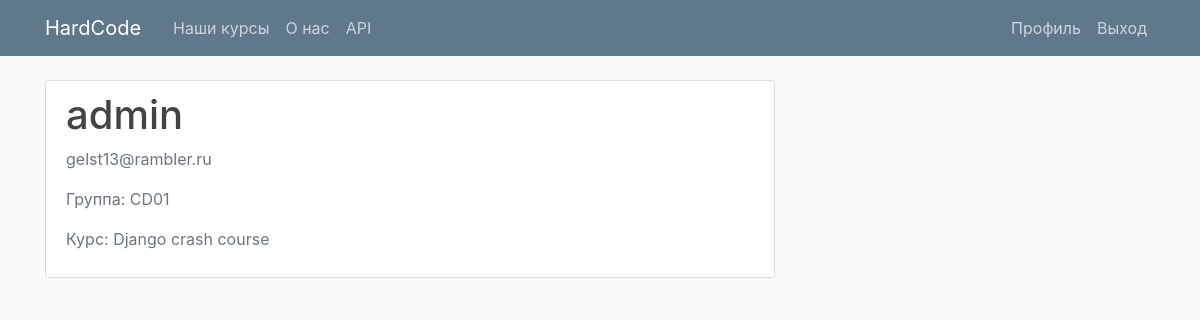
The page /profile/ (signed in) on the database as committed earlier.
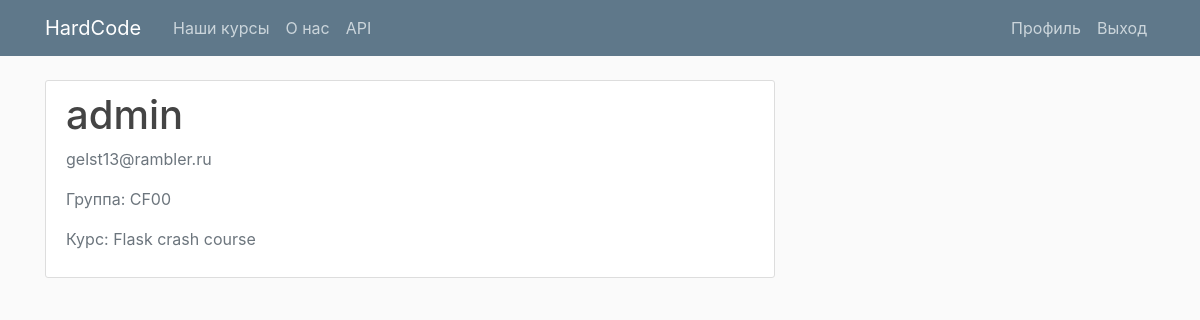
The same page on the database as committed later.
### users/models.py (models this page shows, shortened)
class Profile(models.Model):
    user = models.OneToOneField(User, on_delete=models.CASCADE)
    team = models.ForeignKey(Team, on_delete=models.SET_NULL, null=True, blank=True)
    @property
    def course(self):
        if self.team:
            return self.team.course
        else:
            return None

### edu/models.py (models this page shows, shortened)
class Team(models.Model):
    name = models.CharField(max_length=10)
    course = models.ForeignKey(Product, on_delete=models.CASCADE)

class Product(models.Model):
    author = models.CharField(max_length=100)
    title = models.CharField(max_length=200)
    start_date_time = models.DateTimeField()
    price = models.FloatField()
    min_users = models.IntegerField()
    max_users = models.IntegerField()
    def __str__(self):
        return self.title

### users/views.py (the view)
# urls.py: path('profile/', user_views.profile, name='profile'),
@login_required
def profile(request):
    context = {
               'profile': request.user.profile
                }
    return render(request, 'users/profile.html', context=context)

### users/templates/users/profile.html
{% extends "EDU/base.html" %}
{% load crispy_forms_tags %}
{% block content %}
    <div class="content-section">
      <div class="media">
        <div class="media-body">
          <h2 class="account-heading">{{ user.username }}</h2>
          <p class="text-secondary">{{ user.email }}</p>
          <p class="text-secondary">Группа: {{ profile.team.name }}</p>
          <p class="text-secondary">Курс: {{ profile.course }}</p>
        </div>
      </div>
    </div>
{% endblock content %}

### edu/templates/edu/base.html (shortened to what this page needs)
{% load static %}
<!DOCTYPE html>
<html>
<head>
    <link rel="stylesheet" href="https://maxcdn.bootstrapcdn.com/bootstrap/4.0.0/css/bootstrap.min.css">
    <link rel="stylesheet" type="text/css" href="{% static 'edu/main.css' %}">
</head>
<body>
    <header class="site-header">
      <nav class="navbar navbar-expand-md navbar-dark bg-steel fixed-top">
        <div class="container">
          <a class="navbar-brand mr-4" href="{% url 'edu-home' %}">HardCode</a>
          <div class="collapse navbar-collapse" id="navbarToggle">
            <div class="navbar-nav mr-auto">
              <a class="nav-item nav-link" href="{% url 'edu-home' %}">Наши курсы</a>
              <a class="nav-item nav-link" href="{% url 'edu-about' %}">O нас</a>
              <a class="nav-item nav-link" href="{% url 'api-root' %}">API</a>
            </div>
            <div class="navbar-nav">
              {% if user.is_authenticated %}
                <a class="nav-item nav-link" href="{% url 'profile' %}">Профиль</a>
                <a class="nav-item nav-link" href="{% url 'logout' %}">Выход</a>
              {% else %}
                <a class="nav-item nav-link" href="{% url 'login' %}">Вход</a>
                <a class="nav-item nav-link" href="{% url 'register' %}">Содать профиль</a>
              {% endif %}
            </div>
            </div>
          </div>
      </nav>
    </header>
    <main role="main" class="container">
      <div class="row">
        <div class="col-md-8">
        {% block content %}{% endblock %}
        </div>
        <div class="col-md-4">
        </div>
      </div>
    </main>
</body>
</html>

### edu/static/edu/main.css (style rules this page uses)
body { background: #fafafa; color: #333333; margin-top: 5rem; }
h1, h2, h3, h4, h5, h6 { color: #444444; }
.bg-steel { background-color: #5f788a; }
.site-header .navbar-nav .nav-link { color: #cbd5db; }
.content-section { background: #ffffff; padding: 10px 20px; border: 1px solid #dddddd; border-radius: 3px; margin-bottom: 20px; }
.account-heading { font-size: 2.5rem; }

Rows that differ between the two databases and show on the page:
changed Profile: team.name "CD01" → "CF00"; course "Django crash course" → "Flask crash course"
